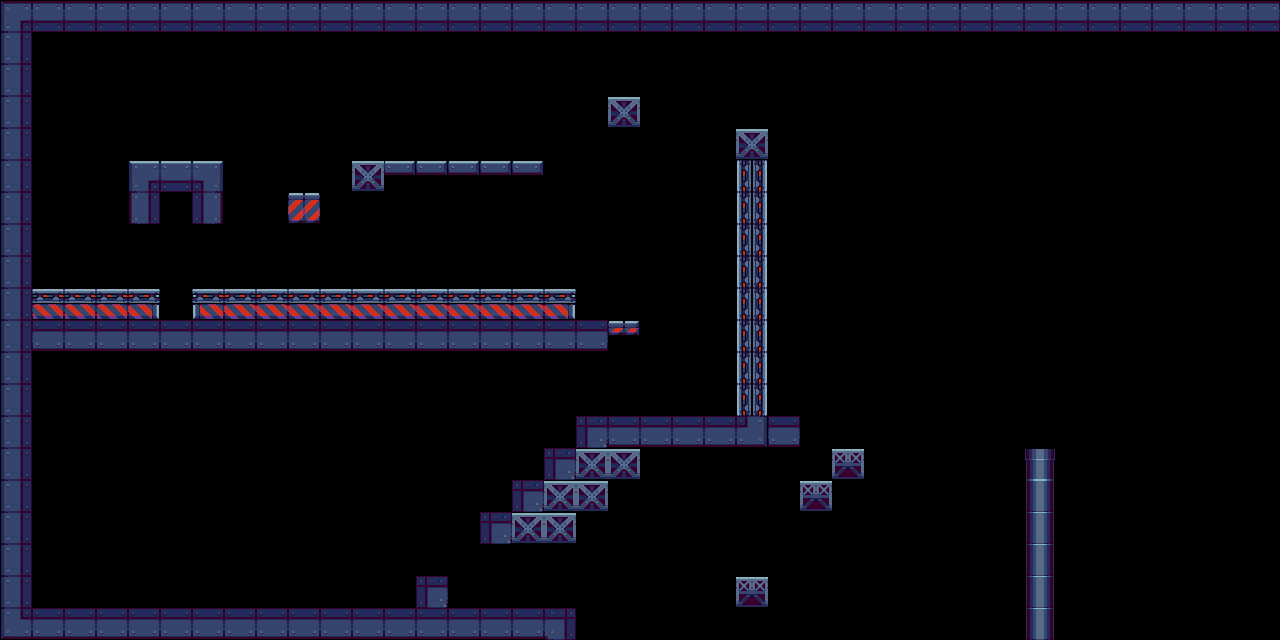

The image is a tile-based game level rendered from a .tmx file. Its description and source (layers, tilesets, objects; grid data summarised) follow:
An orthogonal 40x20 tile map with 32x32 px tiles, 4 tile layers (Tiles2, Tiles1, Wall, Floor) and 29 objects (5x Enemy1, 3x IceFloor, 3x Enemy2, 2x UpFloor, Checkpoint, ...).

<map version="1.10" tiledversion="1.11.0" orientation="orthogonal" renderorder="left-up" width="40" height="20" tilewidth="32" tileheight="32" infinite="0" nextlayerid="8" nextobjectid="50">
 <tileset firstgid="1" name="Industrial" tilewidth="32" tileheight="32" tilecount="88" columns="8">
  <image source="Industrial.png" width="256" height="352" />
 </tileset>
 <objectgroup id="3" name="Objects">
  <object id="5" name="UpFloor" x="608.804" y="330.805" width="30.1591" height="6.67915">
   <properties>
    <property name="jumpForce" type="float" value="32" />
   </properties>
  </object>
  <object id="6" name="IceFloor" x="193.921" y="283.904" width="383.039" height="12.0052">
   <properties>
    <property name="friction" type="float" value="0.2" />
   </properties>
  </object>
  <object id="21" name="Checkpoint" x="768" y="416">
   <point />
  </object>
  <object id="22" name="Start" x="96" y="544">
   <point />
  </object>
  <object id="23" name="Fall" x="550.711" y="625.333" width="728.388" height="16" />
  <object id="24" name="EndMap" x="1265.67" y="-1.33333" width="12" height="642.667" />
  <object id="25" name="UpFloor" x="290.66" y="204.087" width="25.7818" height="22.3128">
   <properties>
    <property name="jumpForce" type="float" value="32" />
   </properties>
  </object>
  <object id="26" name="IceFloor" x="384.493" y="156.7" width="159.5" height="11.5412">
   <properties>
    <property name="friction" type="float" value="0.2" />
   </properties>
  </object>
  <object id="27" name="Enemy1" x="704" y="400">
   <point />
  </object>
  <object id="28" name="Enemy2" x="447.818" y="159.903">
   <point />
  </object>
  <object id="29" name="Enemy3" x="57" y="288">
   <point />
  </object>
  <object id="30" name="CheckpointArea" x="776.495" y="396.911" width="23.2806" height="15.8005" />
  <object id="31" name="IceFloor" x="32.0126" y="285.082" width="127.587" height="10.6709" />
  <object id="32" name="Enemy1" x="704" y="272">
   <point />
  </object>
  <object id="34" name="Enemy1" x="704" y="208">
   <point />
  </object>
  <object id="35" name="Enemy1" x="704" y="336">
   <point />
  </object>
  <object id="36" name="Enemy2" x="251.977" y="287.795">
   <point />
  </object>
  <object id="37" name="Enemy2" x="416.167" y="575.845">
   <point />
  </object>
  <object id="38" name="AutoFloor" x="865.518" y="446.993" width="95.4804" height="5.26669" />
  <object id="39" name="FinishFloor" x="864.455" y="480.029">
   <point />
  </object>
  <object id="40" name="FinishArea" x="1024.77" y="416.843" width="30.2846" height="32.1887" />
  <object id="41" name="PushButton" x="152" y="320">
   <point />
  </object>
  <object id="42" name="Door" x="192" y="288">
   <point />
  </object>
  <object id="43" name="WallToBroke" x="128" y="288" rotation="90">
   <point />
  </object>
  <object id="44" name="Enemy1" x="704" y="144">
   <point />
  </object>
  <object id="45" name="DoorBounds" x="192" y="234" width="32" height="48" />
  <object id="46" name="PushButtonAction" x="160" y="288" width="32" height="4" />
  <object id="48" name="Hammer" x="160" y="192">
   <point />
  </object>
  <object id="49" name="InvisibleFloor" x="160.063" y="307" width="32" height="13" />
 </objectgroup>
 <layer id="6" name="Tiles2" width="40" height="20">
  <data>[800 cells, 23 non-empty, 3 distinct tile ids]</data>
 </layer>
 <layer id="7" name="Tiles1" width="40" height="20">
  <data>[800 cells, 8 non-empty, 1 distinct tile ids]</data>
 </layer>
 <layer id="4" name="Wall" width="40" height="20">
  <data>[800 cells, 50 non-empty, 6 distinct tile ids]</data>
 </layer>
 <layer id="1" name="Floor" width="40" height="20">
  <data>[800 cells, 125 non-empty, 13 distinct tile ids]</data>
 </layer>
</map>